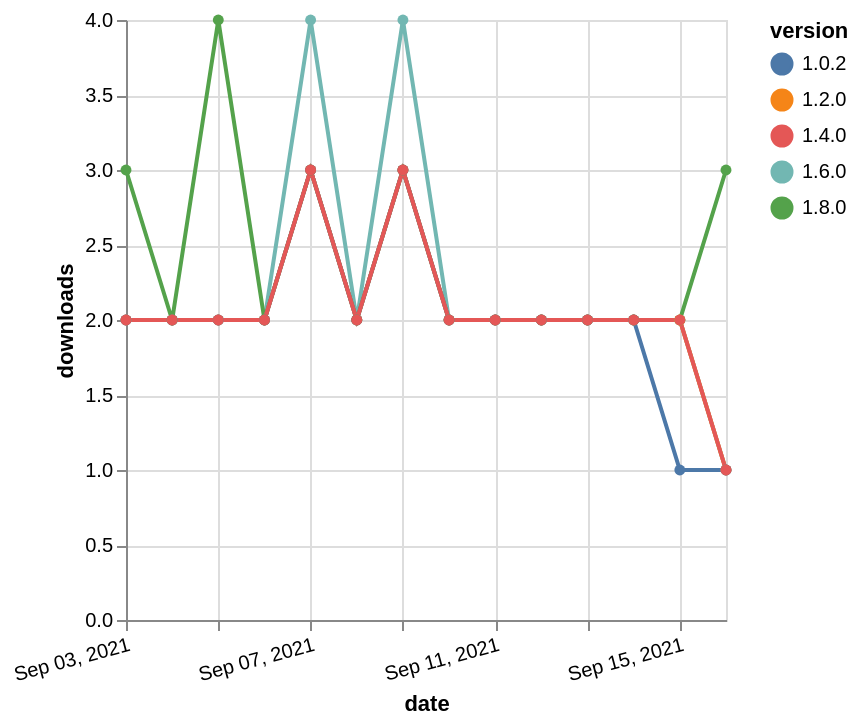

Write a Vega-Lite specification for this figure.
### Vega-Lite specification from a JSON file in a GitHub repository (floating-point values rounded to 4 significant figures)
{"$schema": "https://vega.github.io/schema/vega-lite/v5.json", "description": "A simple bar chart with embedded data.", "data": {"values": [{"date": "2021-09-03", "total": 739, "delta": 2, "version": "1.6.0"}, {"date": "2021-09-04", "total": 741, "delta": 2, "version": "1.6.0"}, {"date": "2021-09-05", "total": 743, "delta": 2, "version": "1.6.0"}, {"date": "2021-09-06", "total": 745, "delta": 2, "version": "1.6.0"}, {"date": "2021-09-07", "total": 749, "delta": 4, "version": "1.6.0"}, {"date": "2021-09-08", "total": 751, "delta": 2, "version": "1.6.0"}, {"date": "2021-09-09", "total": 755, "delta": 4, "version": "1.6.0"}, {"date": "2021-09-10", "total": 757, "delta": 2, "version": "1.6.0"}, {"date": "2021-09-11", "total": 759, "delta": 2, "version": "1.6.0"}, {"date": "2021-09-12", "total": 761, "delta": 2, "version": "1.6.0"}, {"date": "2021-09-13", "total": 763, "delta": 2, "version": "1.6.0"}, {"date": "2021-09-14", "total": 765, "delta": 2, "version": "1.6.0"}, {"date": "2021-09-15", "total": 767, "delta": 2, "version": "1.6.0"}, {"date": "2021-09-16", "total": 768, "delta": 1, "version": "1.6.0"}, {"date": "2021-09-03", "total": 241, "delta": 3, "version": "1.8.0"}, {"date": "2021-09-04", "total": 243, "delta": 2, "version": "1.8.0"}, {"date": "2021-09-05", "total": 247, "delta": 4, "version": "1.8.0"}, {"date": "2021-09-06", "total": 249, "delta": 2, "version": "1.8.0"}, {"date": "2021-09-07", "total": 252, "delta": 3, "version": "1.8.0"}, {"date": "2021-09-08", "total": 254, "delta": 2, "version": "1.8.0"}, {"date": "2021-09-09", "total": 257, "delta": 3, "version": "1.8.0"}, {"date": "2021-09-10", "total": 259, "delta": 2, "version": "1.8.0"}, {"date": "2021-09-11", "total": 261, "delta": 2, "version": "1.8.0"}, {"date": "2021-09-12", "total": 263, "delta": 2, "version": "1.8.0"}, {"date": "2021-09-13", "total": 265, "delta": 2, "version": "1.8.0"}, {"date": "2021-09-14", "total": 267, "delta": 2, "version": "1.8.0"}, {"date": "2021-09-15", "total": 269, "delta": 2, "version": "1.8.0"}, {"date": "2021-09-16", "total": 272, "delta": 3, "version": "1.8.0"}, {"date": "2021-09-03", "total": 1479, "delta": 2, "version": "1.2.0"}, {"date": "2021-09-04", "total": 1481, "delta": 2, "version": "1.2.0"}, {"date": "2021-09-05", "total": 1483, "delta": 2, "version": "1.2.0"}, {"date": "2021-09-06", "total": 1485, "delta": 2, "version": "1.2.0"}, {"date": "2021-09-07", "total": 1488, "delta": 3, "version": "1.2.0"}, {"date": "2021-09-08", "total": 1490, "delta": 2, "version": "1.2.0"}, {"date": "2021-09-09", "total": 1493, "delta": 3, "version": "1.2.0"}, {"date": "2021-09-10", "total": 1495, "delta": 2, "version": "1.2.0"}, {"date": "2021-09-11", "total": 1497, "delta": 2, "version": "1.2.0"}, {"date": "2021-09-12", "total": 1499, "delta": 2, "version": "1.2.0"}, {"date": "2021-09-13", "total": 1501, "delta": 2, "version": "1.2.0"}, {"date": "2021-09-14", "total": 1503, "delta": 2, "version": "1.2.0"}, {"date": "2021-09-15", "total": 1505, "delta": 2, "version": "1.2.0"}, {"date": "2021-09-16", "total": 1506, "delta": 1, "version": "1.2.0"}, {"date": "2021-09-03", "total": 1642, "delta": 2, "version": "1.0.2"}, {"date": "2021-09-04", "total": 1644, "delta": 2, "version": "1.0.2"}, {"date": "2021-09-05", "total": 1646, "delta": 2, "version": "1.0.2"}, {"date": "2021-09-06", "total": 1648, "delta": 2, "version": "1.0.2"}, {"date": "2021-09-07", "total": 1651, "delta": 3, "version": "1.0.2"}, {"date": "2021-09-08", "total": 1653, "delta": 2, "version": "1.0.2"}, {"date": "2021-09-09", "total": 1656, "delta": 3, "version": "1.0.2"}, {"date": "2021-09-10", "total": 1658, "delta": 2, "version": "1.0.2"}, {"date": "2021-09-11", "total": 1660, "delta": 2, "version": "1.0.2"}, {"date": "2021-09-12", "total": 1662, "delta": 2, "version": "1.0.2"}, {"date": "2021-09-13", "total": 1664, "delta": 2, "version": "1.0.2"}, {"date": "2021-09-14", "total": 1666, "delta": 2, "version": "1.0.2"}, {"date": "2021-09-15", "total": 1667, "delta": 1, "version": "1.0.2"}, {"date": "2021-09-16", "total": 1668, "delta": 1, "version": "1.0.2"}, {"date": "2021-09-03", "total": 1038, "delta": 2, "version": "1.4.0"}, {"date": "2021-09-04", "total": 1040, "delta": 2, "version": "1.4.0"}, {"date": "2021-09-05", "total": 1042, "delta": 2, "version": "1.4.0"}, {"date": "2021-09-06", "total": 1044, "delta": 2, "version": "1.4.0"}, {"date": "2021-09-07", "total": 1047, "delta": 3, "version": "1.4.0"}, {"date": "2021-09-08", "total": 1049, "delta": 2, "version": "1.4.0"}, {"date": "2021-09-09", "total": 1052, "delta": 3, "version": "1.4.0"}, {"date": "2021-09-10", "total": 1054, "delta": 2, "version": "1.4.0"}, {"date": "2021-09-11", "total": 1056, "delta": 2, "version": "1.4.0"}, {"date": "2021-09-12", "total": 1058, "delta": 2, "version": "1.4.0"}, {"date": "2021-09-13", "total": 1060, "delta": 2, "version": "1.4.0"}, {"date": "2021-09-14", "total": 1062, "delta": 2, "version": "1.4.0"}, {"date": "2021-09-15", "total": 1064, "delta": 2, "version": "1.4.0"}, {"date": "2021-09-16", "total": 1065, "delta": 1, "version": "1.4.0"}]}, "width": "container", "mark": {"type": "line", "point": {"filled": true}}, "encoding": {"x": {"field": "date", "type": "temporal", "timeUnit": "yearmonthdate", "title": "date", "axis": {"labelAngle": -15}}, "y": {"field": "delta", "type": "quantitative", "title": "downloads"}, "color": {"field": "version", "type": "nominal"}, "tooltip": {"field": "delta"}}}
